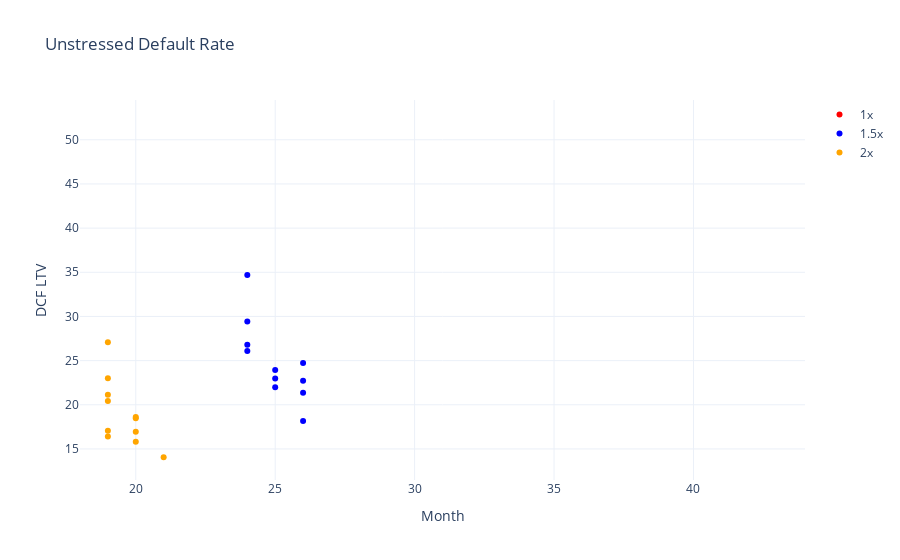

Notebook code for this chart:
### Code cell
fig1 = go.Figure([go.Scatter(name='1x', x=payback_results1['Payback Period (1)'], 
                            y=payback_results1['Payback Amount (1)'], mode='markers',
                            marker=dict(color='red')),
                  go.Scatter(name='1.5x', x=payback_results1['Payback Period (1.5)'], 
                            y=payback_results1['Payback Amount (1.5)'], mode='markers',
                            marker=dict(color='blue')),
                 go.Scatter(name='2x', x=payback_results1['Payback Period (2)'], 
                            y=payback_results1['Payback Amount (2)'], mode='markers',
                            marker=dict(color='orange'))
                ])

fig1.update_layout(title='Unstressed Default Rate')
fig1.update_layout(xaxis=dict(title='Month', range=[18, 44]), yaxis=dict(title='DCF LTV'))

fig2 = go.Figure([go.Scatter(name='1.5x', x=payback_results2['Payback Period (1.5)'], 
                            y=payback_results2['Payback Amount (1.5)'], mode='markers',
                            marker=dict(color='blue')),
                 go.Scatter(name='2x', x=payback_results2['Payback Period (2)'], 
                            y=payback_results2['Payback Amount (2)'], mode='markers',
                            marker=dict(color='orange'))
                ])

fig2.update_layout(title='+10% Default Rate')
fig2.update_layout(xaxis=dict(title='Month', range=[18, 44]), yaxis=dict(title='DCF LTV'))

fig1.show()
fig2.show()

### Figure 1 — Plotly figure (JSON) as saved in the notebook; plotly's stock layout.template omitted (floating-point values rounded to 4 significant figures)
{"data": [{"marker": {"color": "red"}, "mode": "markers", "name": "1x", "type": "scatter", "x": [50, 50, 50, 50, 50, 50, 50, 50, 50, 50, 50], "y": [51.93, 43.92, 39.62, 32.01, 38.96, 33.7, 31.26, 35.84, 35.87, 33.03, 27.25]}, {"marker": {"color": "blue"}, "mode": "markers", "name": "1.5x", "type": "scatter", "x": [24, 24, 24, 25, 24, 25, 26, 25, 26, 26, 26], "y": [34.71, 29.42, 26.81, 21.98, 26.1, 22.98, 21.37, 23.94, 24.73, 22.73, 18.17]}, {"marker": {"color": "orange"}, "mode": "markers", "name": "2x", "type": "scatter", "x": [19, 19, 19, 19, 19, 19, 20, 20, 20, 20, 21], "y": [27.08, 23.02, 21.15, 16.41, 20.42, 17.05, 15.81, 18.62, 18.47, 16.94, 14.06]}], "layout": {"title": {"text": "Unstressed Default Rate"}, "xaxis": {"range": [18, 44], "title": {"text": "Month"}}, "yaxis": {"title": {"text": "DCF LTV"}}}}
